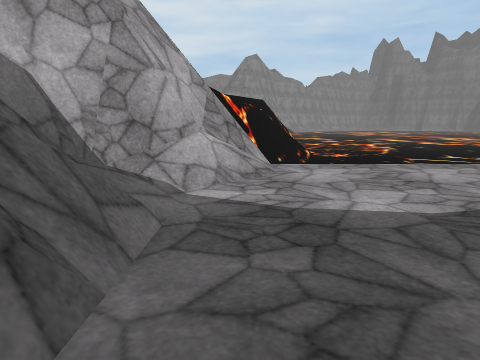
View 1 (above)

14 first-person views from a walk through a Unity game level. The camera is 1.2 m above the floor, tilts 10° down and sees 75° across. The floor is counted in squares, 0.5 m on a side. Each view is taken from the middle of a square. On the plan, view 1 faces up. The plan holds only what a view shows up to about 19 squares ahead; the rest is blank. The place goes on beyond the plan. The player is left out. Some surface patterns are stand-ins.

View 2
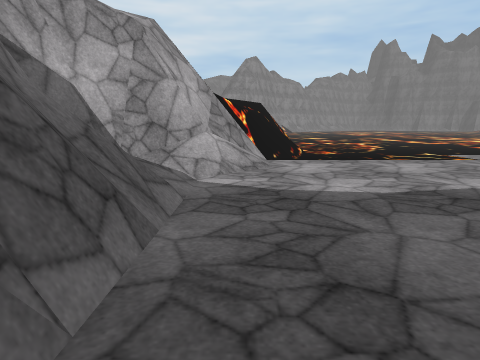

View 3
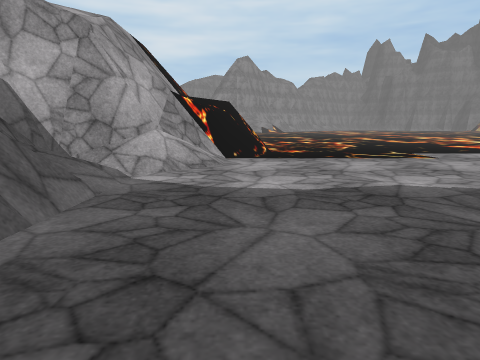

View 4
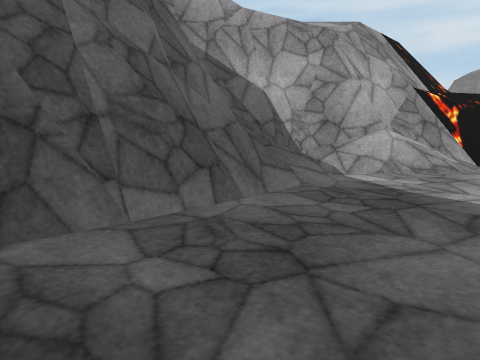

View 5
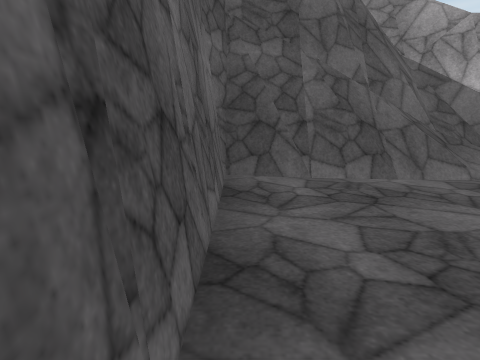

View 6
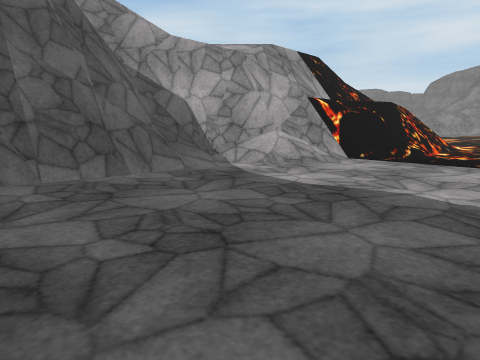

View 7
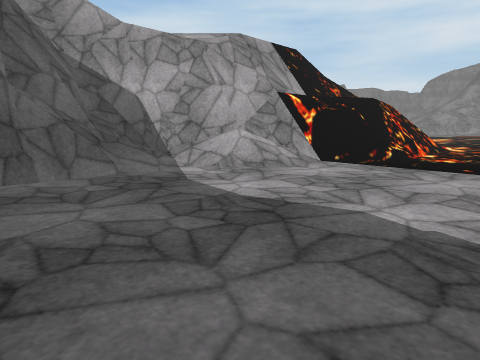

View 8
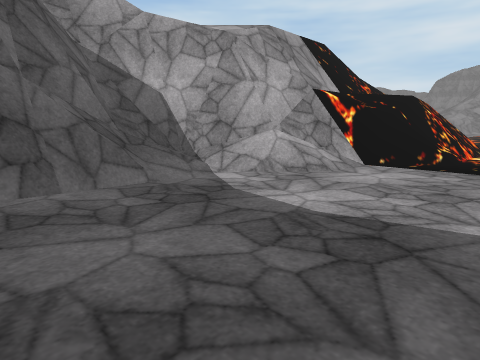

View 9
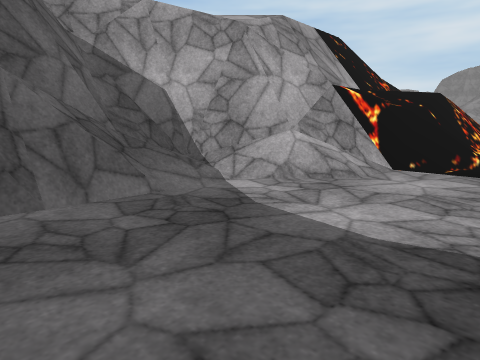

View 10
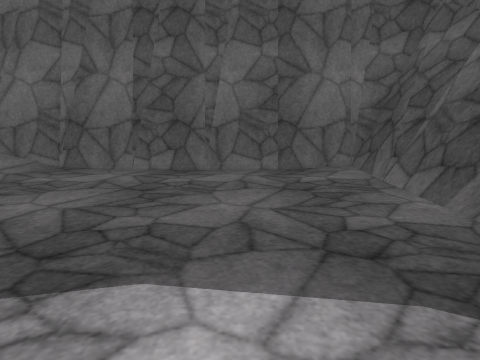

View 11
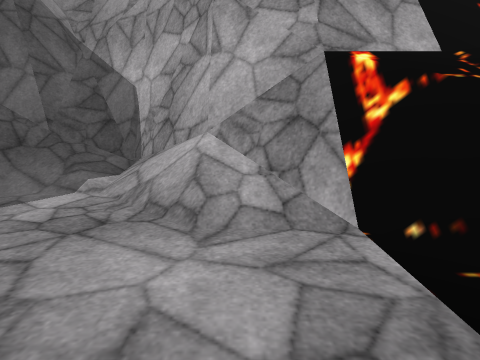

View 12
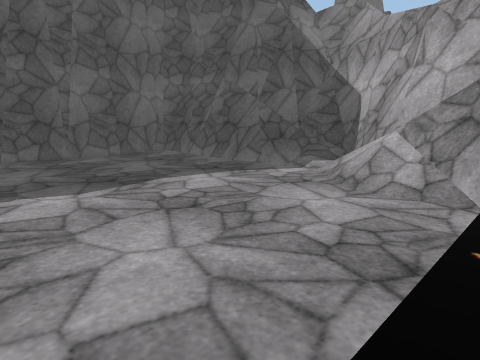

View 13
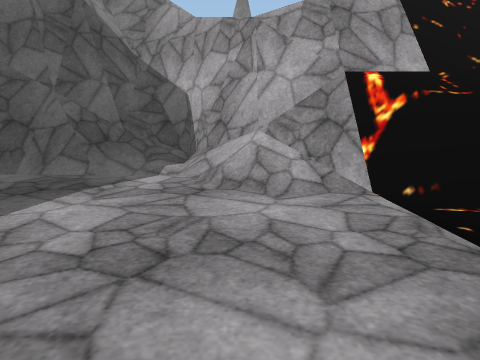

View 14
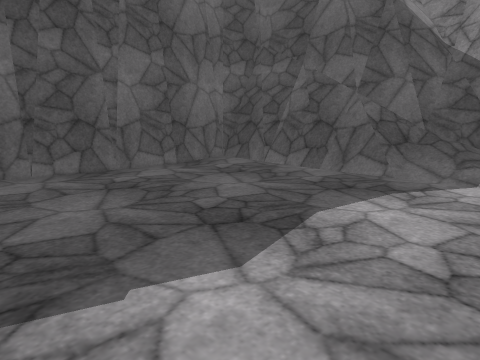

### Floor plan
Key: @ floor where view 1 was taken; # wall or solid block; . main floor; : floor 0.25 m higher than the main floor; + floor 1.5 m higher than the main floor; * floor 2 m higher than the main floor; % floor 2.5 m higher than the main floor; / step, stairs or slope; = window, fence, low wall or low ledge; ^ raised ledge; v drop or lower ground.
Columns run from 12 left of view 1 to 13 right of it. Each row starts with its distance up from view 1.
 21        v#^# v==#.......  .
 20        vv^%v==#........
 19        vv=*==#............
 18        vv##=#/............
 17       /vv#=#//............
 16       /v##=///............
 15       v##=////............
 14      v##=////.............
 13     v##=////..............
 12    vv##::.................
 11   vv###//:................
 10  vvv#^#///................
  9  vv##^#///................
  8 vvv##^=////...............
  7 vv ###=///...............
  6     ##=//=................
  5      #=/v=................
  4      ##+#^#..............
  3      ######..............
  2          #................
  1          ##...............
  0          #=.@.............
 -1          #=...............
 -2          #=...............
 -3          #=...............
 -4          #################

Where each view was taken, in squares from view 1:
view 1: 0 up, 0 right, facing up
view 2: 3 down, 0 right, facing up
view 3: 3 down, 3 right, facing up
view 4: 3 down, 5 right, facing up-left
view 5: 3 down, 12 right, facing left
view 6: 3 down, 13 right, facing up-left
view 7: 1 up, 13 right, facing up-left
view 8: 1 up, 10 right, facing up-left
view 9: 2 up, 8 right, facing up-left
view 10: 13 up, 4 right, facing down
view 11: 17 up, 9 right, facing left
view 12: 21 up, 13 right, facing down-left
view 13: 15 up, 13 right, facing left
view 14: 13 up, 13 right, facing down-left
